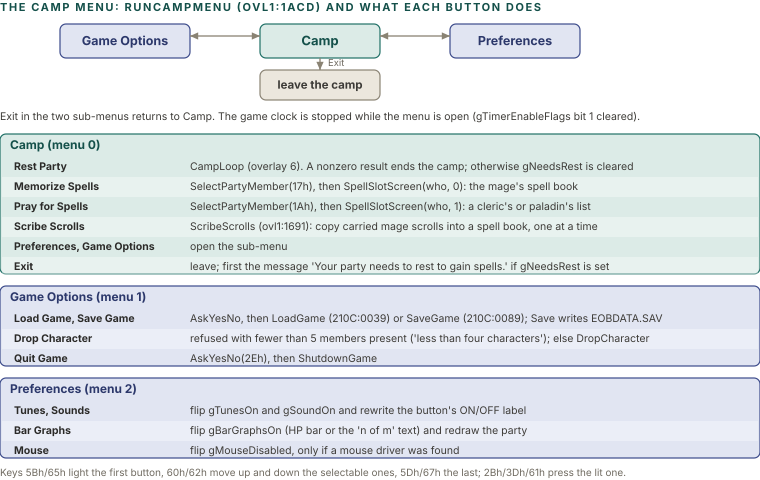

The Python source for this figure:
import sys; sys.path.insert(0, '.')
from figlib import *

c = Canvas(760, 480)
c.section(0, 11, "The camp menu: RunCampMenu (ovl1:1ACD) and what each button does")

# ---- menu switching ----
c.box(260, 24, 120, 34, "teal", "Camp", [], tsize=13)
c.box(60, 24, 130, 34, "navy", "Game Options", [], tsize=12.5)
c.box(450, 24, 130, 34, "navy", "Preferences", [], tsize=12.5)
c.arrow([(260, 36), (190, 36)], color=GREY, both=True)
c.arrow([(380, 36), (450, 36)], color=GREY, both=True)
c.box(260, 70, 120, 30, "grey", "leave the camp", [], tsize=11.5)
c.arrow([(320, 58), (320, 70)], color=GREY)
c.text(328, 66, "Exit", size=9.5, color=MUTED)
c.text(0, 120, "Exit in the two sub-menus returns to Camp. The game clock is stopped while the menu is open (gTimerEnableFlags bit 1 cleared).", size=10.5, color=INK2)

def table(y, title, kind, rows):
    tc, sc, fc = PAL[kind]
    c.rect(0, y, 760, 20 + 20 * len(rows), fill=fc, stroke=sc, sw=1.2, rx=6)
    c.text(10, y + 15, title, size=12, weight=700, color=tc)
    for i, (b, d) in enumerate(rows):
        yy = y + 36 + i * 20
        if i % 2:
            c.rect(2, yy - 13, 756, 20, fill="#FFFFFF", stroke="none", rx=0, opacity=0.35)
        c.text(14, yy, b, size=10.5, weight=700, color=INK)
        c.text(190, yy, d, size=10.5, color=INK2)
    return y + 20 + 20 * len(rows)

y = table(134, "Camp (menu 0)", "teal", [
    ("Rest Party", "CampLoop (overlay 6). A nonzero result ends the camp; otherwise gNeedsRest is cleared"),
    ("Memorize Spells", "SelectPartyMember(17h), then SpellSlotScreen(who, 0): the mage's spell book"),
    ("Pray for Spells", "SelectPartyMember(1Ah), then SpellSlotScreen(who, 1): a cleric's or paladin's list"),
    ("Scribe Scrolls", "ScribeScrolls (ovl1:1691): copy carried mage scrolls into a spell book, one at a time"),
    ("Preferences, Game Options", "open the sub-menu"),
    ("Exit", "leave; first the message 'Your party needs to rest to gain spells.' if gNeedsRest is set"),
])
y = table(y + 12, "Game Options (menu 1)", "navy", [
    ("Load Game, Save Game", "AskYesNo, then LoadGame (210C:0039) or SaveGame (210C:0089); Save writes EOBDATA.SAV"),
    ("Drop Character", "refused with fewer than 5 members present ('less than four characters'); else DropCharacter"),
    ("Quit Game", "AskYesNo(2Eh), then ShutdownGame"),
])
y = table(y + 12, "Preferences (menu 2)", "navy", [
    ("Tunes, Sounds", "flip gTunesOn and gSoundOn and rewrite the button's ON/OFF label"),
    ("Bar Graphs", "flip gBarGraphsOn (HP bar or the 'n of m' text) and redraw the party"),
    ("Mouse", "flip gMouseDisabled, only if a mouse driver was found"),
])
c.text(0, y + 18, "Keys 5Bh/65h light the first button, 60h/62h move up and down the selectable ones, 5Dh/67h the last; 2Bh/3Dh/61h press the lit one.", size=10, color=MUTED)
c.save("figs/chr_campmenu.svg")
